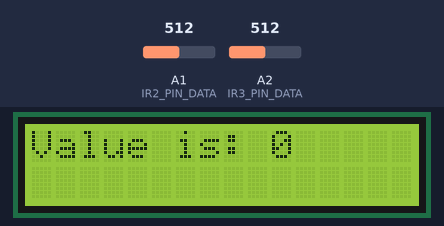
Bench run of a sketch on a simulated Arduino Uno, built with avr-gcc and run on an emulated ATmega328P. Parts: 16×2 character LCD. The inputs (shaded band) are chosen by the test bench; at power-on: A1 (IR2_PIN_DATA) = 512, A2 (IR3_PIN_DATA) = 512. What the sketch prints to the serial monitor is not drawn.

Above: at 3.2 s.
3.3 s: A1 (IR2_PIN_DATA) set to 547
6.3 s: A1 (IR2_PIN_DATA) set to 581
7.8 s: A1 (IR2_PIN_DATA) set to 511
At 8.9 s:
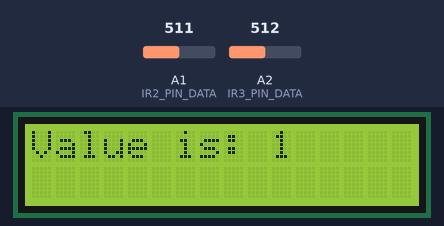
10.8 s: A1 (IR2_PIN_DATA) set to 716
12.3 s: A1 (IR2_PIN_DATA) set to 306
At 13.5 s:
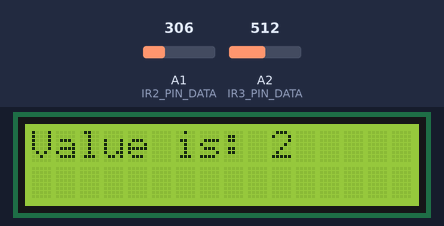
15.3 s: A1 (IR2_PIN_DATA) set to 900
Timing chart, 0 to 17.8 s (numbered marks = the images above; inputs shaded):
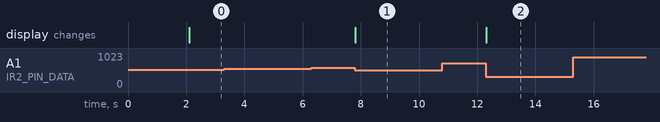

Measured:
- after the input at 3.3 s, every drawn part: stays the same
- after the input at 6.3 s, every drawn part: stays the same
- after the input at 7.8 s, the display: changes at once (image 1)
- after the input at 10.8 s, every drawn part: stays the same
- after the input at 12.3 s, the display: changes at once (image 2)
- after the input at 15.3 s, every drawn part: stays the same

The sketch:

gile.ino
```cpp
#include <stdio.h>
#include <Wire.h>
#include <hd44780.h>                       // main hd44780 header
#include <hd44780ioClass/hd44780_I2Cexp.h> // i2c expander i/o class header

#define IR1_PIN_DATA A0
#define IR2_PIN_DATA A1
#define IR3_PIN_DATA A2

#define COIN_NUMBER 10

hd44780_I2Cexp lcd;
unsigned int counter = 0;

const int LCD_COLS = 16;
const int LCD_ROWS = 2;

const int accuracy = 10;

struct coin {
  float diameter;
  unsigned int value;
  unsigned int low_median;
  unsigned int middle_mdedian;
};

//int high_signal_basic;
int middle_signal_basic;
int low_signal_basic;

//int high_signal;
int middle_signal;
int low_signal;

bool check_diff(){
  if (((middle_signal - middle_signal_basic) > 50)
  || ((low_signal - low_signal_basic) > 50)) {
    return true;
  }
  return false;
}

void setup() {
  Serial.begin(9600);
  int lcd_status = lcd.begin(LCD_COLS, LCD_ROWS);
  if(lcd_status) // non zero status means it was unsuccesful
  {
    // hd44780 has a fatalError() routine that blinks an led if possible
    // begin() failed so blink error code using the onboard LED if possible
    hd44780::fatalError(lcd_status); // does not return
  }
  lcd.lineWrap();

  lcd.print("Welcome to coin counter!");

  //high_signal_basic = analogRead(IR1_PIN_DATA);
  middle_signal_basic = analogRead(IR2_PIN_DATA);
  low_signal_basic = analogRead(IR3_PIN_DATA);

  Serial.print("Basic Middle Signal is ");
  Serial.print(middle_signal_basic);
  Serial.print("\n");

  Serial.print("Basic Low Signal is ");
  Serial.print(low_signal_basic);
  Serial.print("\n");

  delay(2000);
  lcd.setCursor(0, 1);
    //lcd.setCursor(0, 1);
  //lcd.print("");
  //lcd.print("Enter diameter of coin: ");
}

// the loop function runs over and over again forever
void loop() {
  //Serial.print("Test\n");
  //high_signal = analogRead(IR1_PIN_DATA);
  middle_signal = analogRead(IR2_PIN_DATA);
  low_signal = analogRead(IR3_PIN_DATA);

  if(check_diff()== true) {
    Serial.print("Middle Signal is ");
    Serial.print(middle_signal);
    Serial.print("\n");

    Serial.print("Low Signal is ");
    Serial.print(low_signal);
    Serial.print("\n");

    middle_signal = analogRead(IR2_PIN_DATA);
    low_signal = analogRead(IR3_PIN_DATA);

    counter++;

    while(check_diff()== true){
      middle_signal = analogRead(IR2_PIN_DATA);
      low_signal = analogRead(IR3_PIN_DATA);

    };
  }
  char msg[10];
  lcd.clear();
  sprintf(msg, "Value is: %d\n", counter);
  lcd.print(msg);


}
```
